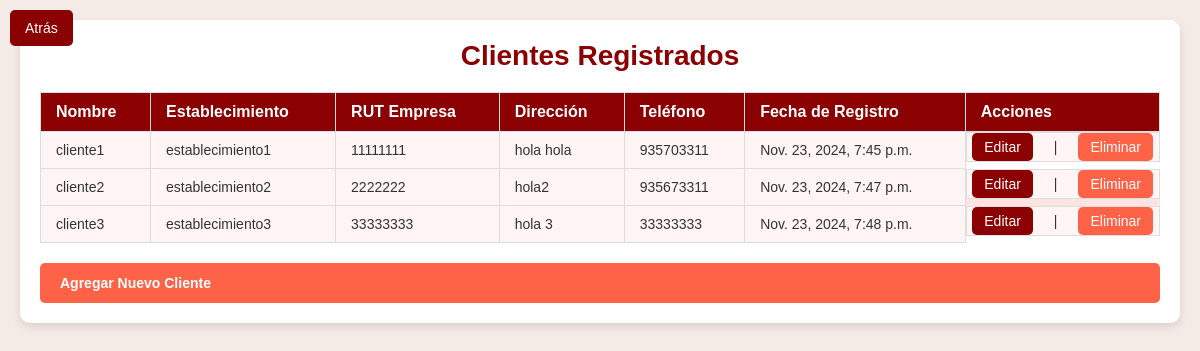
The app's page /listar-clientes/, older data.
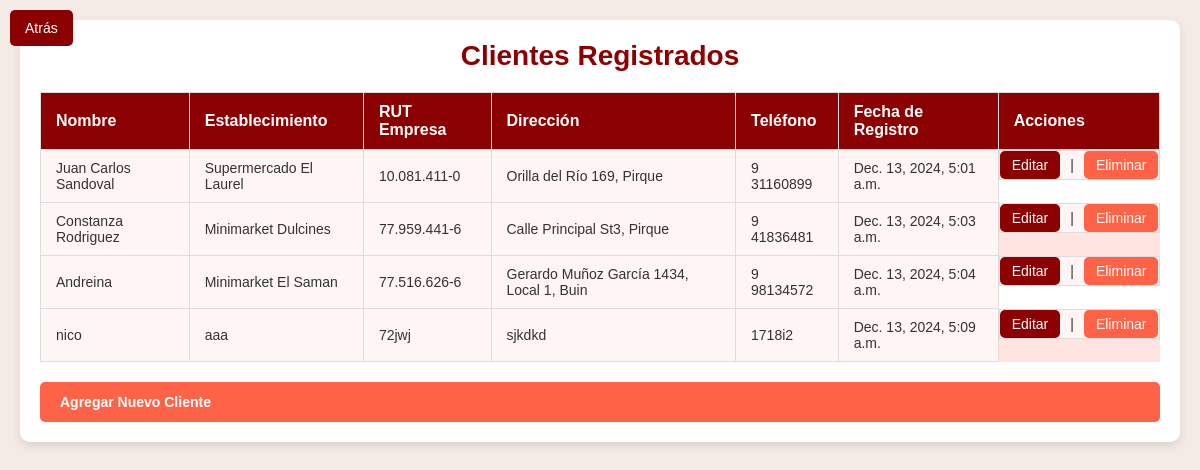
The same page, newer data.
### usuarios/models.py (models this page shows, shortened)
class Cliente(models.Model):
    nombre              = models.CharField(max_length=100)
    establecimiento     = models.CharField(max_length=100)
    rut_empresa         = models.CharField(max_length=20, unique=True)
    direccion           = models.TextField(null=True, blank=True)
    telefono            = models.CharField(max_length=20, null=True, blank=True)
    fecha_registro      = models.DateTimeField(auto_now_add=True)

### usuarios/views.py (the view)
# urls.py: path('listar-clientes/', lista_clientes_view, name='listar-clientes'),
def lista_clientes_view(request):
    clientes = Cliente.objects.all()
    return render(request, 'usuarios/listar_clientes.html', {'clientes': clientes})

### usuarios/templates/usuarios/listar_clientes.html (shortened to what this page needs)
{% load static %}
<!DOCTYPE html>
<html lang="es">
<head>
    <link rel="stylesheet" href="{% static 'css/styles-listar-clientes.css' %}">
</head>
<body>
    <div class="container">
        <button class="btn-back" onclick="history.back()">Atrás</button>
        <h1 class="page-title">Clientes Registrados</h1>
        <table class="table">
            <thead>
                <tr>
                    <th>Nombre</th>
                    <th>Establecimiento</th>
                    <th>RUT Empresa</th>
                    <th>Dirección</th>
                    <th>Teléfono</th>
                    <th>Fecha de Registro</th>
                    <th>Acciones</th>
                </tr>
            </thead>
            <tbody>
                {% for cliente in clientes %}
                    <tr>
                        <td>{{ cliente.nombre }}</td>
                        <td>{{ cliente.establecimiento }}</td>
                        <td>{{ cliente.rut_empresa }}</td>
                        <td>{{ cliente.direccion }}</td>
                        <td>{{ cliente.telefono }}</td>
                        <td>{{ cliente.fecha_registro }}</td>
                        <td>
                            <a href="" class="btn btn-primary">Editar</a> |
                            <a href="" class="btn btn-danger">Eliminar</a>
                        </td>
                    </tr>
                {% empty %}
                    <tr>
                        <td colspan="7">No hay clientes registrados.</td>
                    </tr>
                {% endfor %}
            </tbody>
        </table>
        <a href="{% url 'crear-cliente' %}" class="btn btn-success">Agregar Nuevo Cliente</a>
    </div>
</body>
</html>

### usuarios/static/css/styles-listar-clientes.css (style rules this page uses)
* { margin: 0; padding: 0; box-sizing: border-box; }
body { font-family: 'Montserrat', sans-serif; background-color: #f4eae6; display: flex; justify-content: center; align-items: flex-start; height: 100vh; padding: 20px; overflow-x: hidden; }
.container { width: 100%; background-color: white; border-radius: 10px; box-shadow: 0 4px 10px rgba(0, 0, 0, 0.1); overflow: hidden; padding: 20px; }
.page-title { font-size: 28px; font-weight: bold; color: #8b0000; text-align: center; margin-bottom: 20px; }
table { width: 100%; border-collapse: collapse; margin-top: 20px; table-layout: auto; }
th, td { padding: 10px 15px; text-align: left; border: 1px solid #ddd; }
th { background-color: #8b0000; color: white; font-size: 16px; }
td { font-size: 14px; color: #333; background-color: #fff5f5; }
tr:nth-child(even) { background-color: #ffe4e1; }
a { text-decoration: none; font-size: 14px; padding: 6px 12px; border-radius: 5px; display: inline-block; transition: background 0.3s ease, transform 0.2s ease; }
td:last-child { display: flex; justify-content: space-around; align-items: center; gap: 10px; padding: 0; }
a.btn-primary { background-color: #8b0000; color: white; }
a.btn-danger { background-color: #ff6347; color: white; }
a.btn-success { background-color: #ff6347; color: white; padding: 12px 20px; font-weight: bold; display: block; width: 100%; margin-top: 20px; border-radius: 5px; transition: background 0.3s ease, transform 0.2s ease; }
.btn-back { position: absolute; top: 10px; left: 10px; background-color: #8b0000; color: white; border: none; border-radius: 5px; padding: 10px 15px; font-size: 14px; cursor: pointer; transition: background 0.3s ease, transform 0.2s ease; }

Row changes from the older to the newer data that the page shows:
removed Cliente: nombre "cliente1", establecimiento "establecimiento1", rut_empresa "11111111", direccion "hola hola", telefono "935703311", fecha_registro "Nov. 23, 2024, 7:45 p.m."
removed Cliente: nombre "cliente2", establecimiento "establecimiento2", rut_empresa "2222222", direccion "hola2", telefono "935673311", fecha_registro "Nov. 23, 2024, 7:47 p.m."
removed Cliente: nombre "cliente3", establecimiento "establecimiento3", rut_empresa "33333333", direccion "hola 3", telefono "33333333", fecha_registro "Nov. 23, 2024, 7:48 p.m."
added Cliente: nombre "Juan Carlos Sandoval", establecimiento "Supermercado El Laurel", rut_empresa "10.081.411-0", direccion "Orilla del Río 169, Pirque", telefono "9 31160899", fecha_registro "Dec. 13, 2024, 5:01 a.m."
added Cliente: nombre "Constanza Rodriguez", establecimiento "Minimarket Dulcines", rut_empresa "77.959.441-6", direccion "Calle Principal St3, Pirque", telefono "9 41836481", fecha_registro "Dec. 13, 2024, 5:03 a.m."
added Cliente: nombre "Andreina", establecimiento "Minimarket El Saman", rut_empresa "77.516.626-6", direccion "Gerardo Muñoz García 1434, Local 1, Buin", telefono "9 98134572", fecha_registro "Dec. 13, 2024, 5:04 a.m."
added Cliente: nombre "nico", establecimiento "aaa", rut_empresa "72jwj", direccion "sjkdkd", telefono "1718i2", fecha_registro "Dec. 13, 2024, 5:09 a.m."
